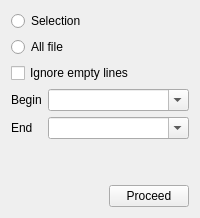
            <widget class="QWidget" name="tabLineProcessing">
             <attribute name="title">
              <string>LineProcessing</string>
             </attribute>
             <layout class="QGridLayout" name="gridLayout_25">
              <item row="0" column="0">
               <layout class="QVBoxLayout" name="verticalLayout_11">
                <item>
                 <widget class="QRadioButton" name="radioButton_2">
                  <property name="text">
                   <string>Selection</string>
                  </property>
                 </widget>
                </item>
                <item>
                 <widget class="QRadioButton" name="radioButton">
                  <property name="text">
                   <string>All file</string>
                  </property>
                 </widget>
                </item>
                <item>
                 <widget class="QCheckBox" name="checkBox">
                  <property name="text">
                   <string>Ignore empty lines</string>
                  </property>
                 </widget>
                </item>
                <item>
                 <layout class="QFormLayout" name="formLayout_3">
                  <property name="fieldGrowthPolicy">
                   <enum>QFormLayout::AllNonFixedFieldsGrow</enum>
                  </property>
                  <item row="0" column="0">
                   <widget class="QLabel" name="label_4">
                    <property name="text">
                     <string>Begin</string>
                    </property>
                   </widget>
                  </item>
                  <item row="1" column="0">
                   <widget class="QLabel" name="label_6">
                    <property name="text">
                     <string>End</string>
                    </property>
                   </widget>
                  </item>
                  <item row="0" column="1">
                   <widget class="QComboBox" name="comboBox">
                    <property name="editable">
                     <bool>true</bool>
                    </property>
                   </widget>
                  </item>
                  <item row="1" column="1">
                   <widget class="QComboBox" name="comboBox_2">
                    <property name="editable">
                     <bool>true</bool>
                    </property>
                   </widget>
                  </item>
                 </layout>
                </item>
                <item>
                 <spacer name="verticalSpacer_6">
                  <property name="orientation">
                   <enum>Qt::Vertical</enum>
                  </property>
                  <property name="sizeHint" stdset="0">
                   <size>
                    <width>20</width>
                    <height>40</height>
                   </size>
                  </property>
                 </spacer>
                </item>
                <item>
                 <layout class="QHBoxLayout" name="horizontalLayout_13">
                  <item>
                   <spacer name="horizontalSpacer_9">
                    <property name="orientation">
                     <enum>Qt::Horizontal</enum>
                    </property>
                    <property name="sizeHint" stdset="0">
                     <size>
                      <width>40</width>
                      <height>20</height>
                     </size>
                    </property>
                   </spacer>
                  </item>
                  <item>
                   <widget class="QPushButton" name="pushButton">
                    <property name="text">
                     <string>Proceed</string>
                    </property>
                   </widget>
                  </item>
                 </layout>
                </item>
               </layout>
              </item>
             </layout>
            </widget>
